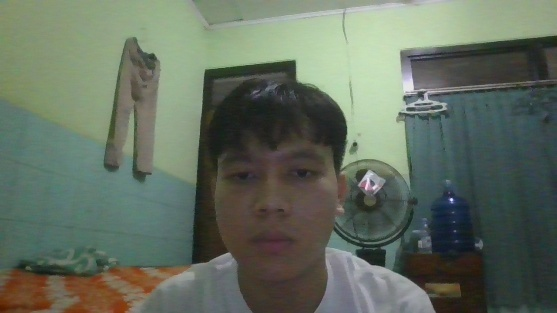
#> input picture dataset_wajah/232150/232150_1.jpg, 557 x 313 px; its folder holds only this picture in this run
$ python -i face_encoding.py   (imports and definitions only)   (older library calls are emulated)
#> lines starting #> are read from the running program, lines starting #| are printed output that depends on the picture
#> further down, picture is the input picture: shape (313, 557, 3); mean B, G, R 96.1, 110.1, 99.4
# =============================================================================
# FACE ENCODING MODULE - Enhanced with LBPH
# =============================================================================
# Module ini meningkatkan encoding wajah dari prototype dengan menambahkan:
# - LBPH (Local Binary Pattern Histogram) - lebih robust
# - Histogram features
# - Combined encoding approach
# - Backward compatible dengan encoding lama

import cv2
import numpy as np
from typing import List, Tuple, Optional, Dict, Any
import pickle
import os
import logging
from pathlib import Path
from datetime import datetime

logger = logging.getLogger(__name__)


class LBPHEncoder:
    """
    LBPH (Local Binary Pattern Histogram) Face Encoder.
    Lebih robust terhadap variasi pencahayaan dibanding flatten sederhana.
    """

    # [134 lines left out: functions __init__, compute_lbp, compute_histogram, encode, not called in this run]


class HistogramEncoder:
    """
    Enhanced histogram-based face encoder.
    Combines grayscale and gradient histograms for robust encoding.
    """

    def __init__(self, bins: int = 256, use_gradient: bool = True):
        self.bins = bins
        self.use_gradient = use_gradient

    def encode(self, face_image: np.ndarray) -> np.ndarray:
        """
        Generate histogram-based encoding.

        Args:
            face_image: Preprocessed face image

        Returns:
            Histogram feature vector
        """
        # Convert to grayscale
        if len(face_image.shape) == 3:
            gray = cv2.cvtColor(face_image, cv2.COLOR_BGR2GRAY)
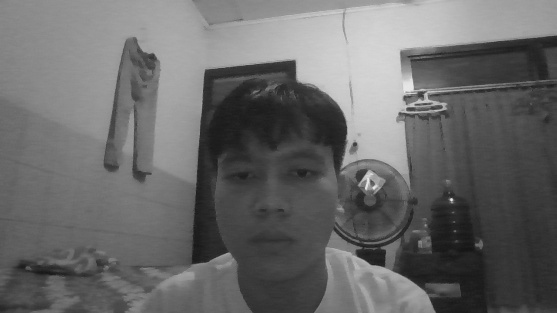
#> gray: shape (313, 557); min 21, max 236, mean 105.3
        else:
            gray = face_image

        # Resize
        gray = cv2.resize(gray, (200, 200))
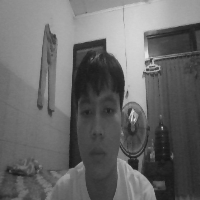
#> gray: shape (200, 200); min 21, max 231, mean 105.2

        # Intensity histogram
        intensity_hist, _ = np.histogram(gray.ravel(), bins=self.bins, range=(0, 256))
#> intensity_hist = 256 values, max 409 at index 65, min 0 at index 0, mean 156.2
        intensity_hist = intensity_hist.astype(np.float32)
        intensity_hist = intensity_hist / (np.sum(intensity_hist) + 1e-7)
#> intensity_hist = 256 values, max 0.0102 at index 65, min 0 at index 0, mean 0.00391

        if self.use_gradient:
            # Gradient magnitude histogram
            grad_x = cv2.Sobel(gray, cv2.CV_64F, 1, 0, ksize=3)
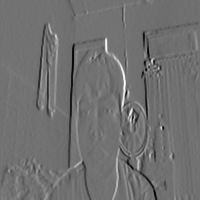
#> grad_x: shape (200, 200) float64; min -461, max 576, mean -1.5; drawn with min black and max white
            grad_y = cv2.Sobel(gray, cv2.CV_64F, 0, 1, ksize=3)
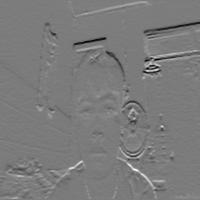
#> grad_y: shape (200, 200) float64; min -483, max 507, mean -2.6; drawn with min black and max white
            magnitude = np.sqrt(grad_x**2 + grad_y**2)
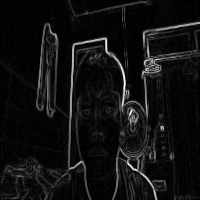
#> magnitude: shape (200, 200) float64; min 0, max 592.2, mean 40.6; drawn with min black and max white
            magnitude = (magnitude / magnitude.max() * 255).astype(np.uint8)

            gradient_hist, _ = np.histogram(magnitude.ravel(), bins=self.bins, range=(0, 256))
#> gradient_hist = 256 values, max 4567 at index 3, min 0 at index 197, mean 156.2
            gradient_hist = gradient_hist.astype(np.float32)
            gradient_hist = gradient_hist / (np.sum(gradient_hist) + 1e-7)
#> gradient_hist = 256 values, max 0.114 at index 3, min 0 at index 197, mean 0.00391

            return np.concatenate([intensity_hist, gradient_hist])

        return intensity_hist


class FlattenEncoder:
    """
    Enhanced flatten encoder (compatible with prototype).
    Adds smoothing and normalization to original flatten approach.
    """

    def __init__(self, target_size: Tuple[int, int] = (100, 100), smooth: bool = True):
        self.target_size = target_size
        self.smooth = smooth

    # [28 lines left out: function encode, not called in this run]


class CombinedEncoder:
    """
    Combined encoder using multiple feature types.
    Provides more robust face representation.
    """

    def __init__(self):
        self.lbph_encoder = LBPHEncoder()
        self.histogram_encoder = HistogramEncoder(bins=64)

    # [14 lines left out: function encode, not called in this run]


class FaceEncodingManager:
    """
    Manager class for face encodings.
    Handles encoding storage, loading, and comparison.
    Compatible with prototype format while supporting new formats.
    """

    # [234 lines left out: functions __init__, _create_encoder, encode_face, encode_faces, save_encoding, load_encoding and 3 more, not called in this run]

>>> import cv2
>>> picture = cv2.imread('../../dataset_wajah/232150/232150_1.jpg')
>>> result = HistogramEncoder().encode(picture)
#> result = 512 values, max 0.114 at index 259, min 0 at index 0, mean 0.00391
